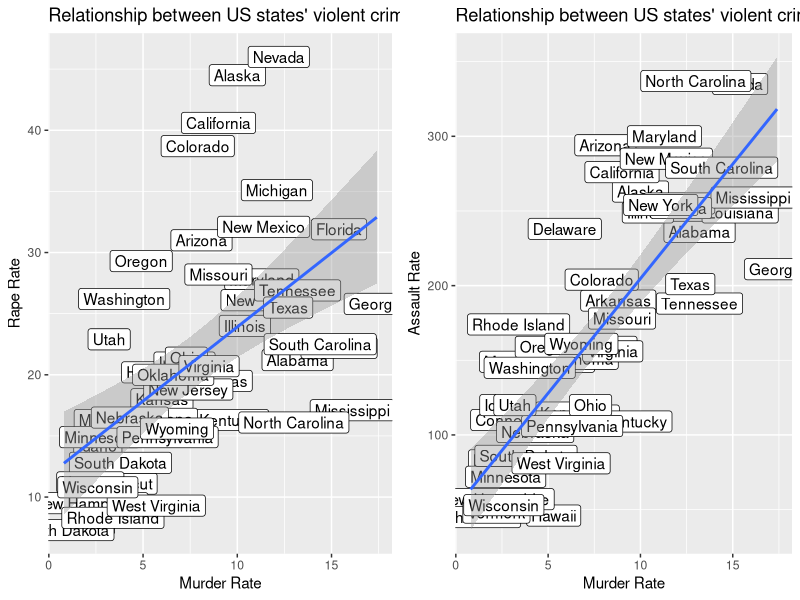
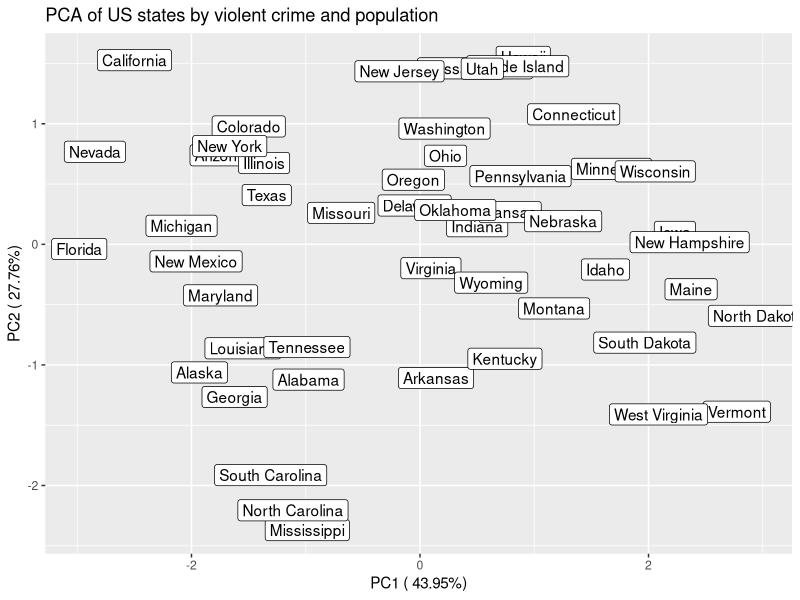
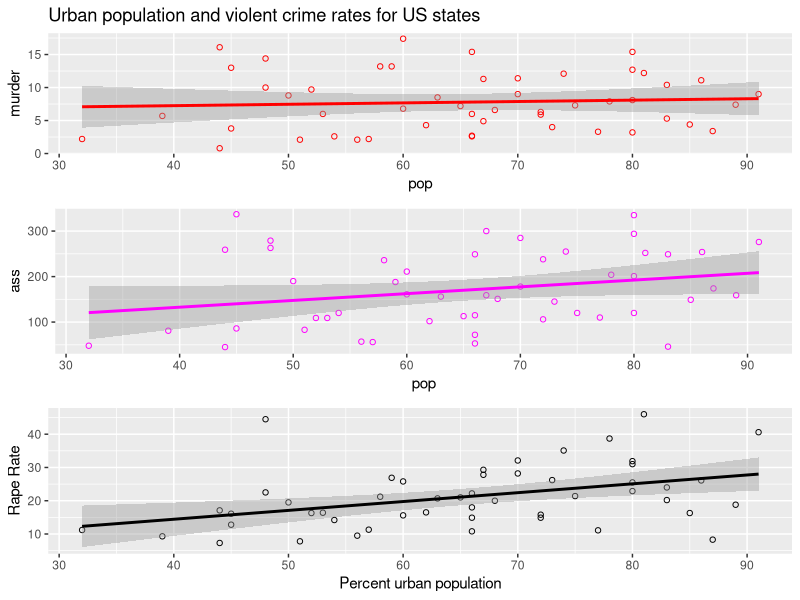

Here is the R script that generated these plots, in order:
## ---- chunk 1
knitr::opts_chunk$set(echo = TRUE)
## ---- chunk 2
library(ggplot2)
library(ggthemes)
library(TeachingDemos)
library(gridExtra)

arrests <- USArrests
murder <- arrests$Murder


z <- ggplot(data=arrests, aes(x=murder,y=arrests$Rape, label=rownames(arrests))) +
  geom_point(shape=1) +
  geom_label() +
  geom_smooth(method=lm) +
  ggtitle("Relationship between US states' violent crime rates") +
  labs(x="Murder Rate",y="Rape Rate") 

q <- ggplot(data=arrests, aes(x=murder,y=arrests$Assault, label=rownames(arrests))) +
  geom_point(shape=1) +
  geom_label() +
  geom_smooth(method=lm) +
  ggtitle("Relationship between US states' violent crime rates") +
  labs(x="Murder Rate",y="Assault Rate")
  
p <- grid.arrange(z, q, ncol=2)
## ---- chunk 3
library(ggfortify)
arrests<-as.data.frame(arrests)
crime_pca<- prcomp(arrests, scale. = TRUE)


df_out <- as.data.frame(crime_pca$x)
df_out$group <- sapply( strsplit(as.character(row.names(arrests)), "_"), "[[", 1 )

percentage <- round(crime_pca$sdev / sum(crime_pca$sdev) * 100, 2)
percentage <- paste( colnames(df_out), "(", paste( as.character(percentage), "%", ")", sep="") )

p2 <- ggplot(df_out,aes(x=PC1,y=PC2,label=rownames(df_out)))+
  geom_point()+
  geom_label()+
  ggtitle("PCA of US states by violent crime and population") +
  xlab(percentage[1]) +
  ylab(percentage[2])
p2

## ---- chunk 4
# If there were more than three types of violent crime in this dataset, I would have tried a for loop to loop through linear models of urban pop % vs the various stats. 
pop <- arrests$UrbanPop
ass <- arrests$Assault
rape <- arrests$Rape


pA <- ggplot(data=arrests, aes(x=pop,y=murder)) +
  geom_point(shape=1, color = "red") +
  geom_smooth(method=lm, color = "red") + 
  ggtitle("Urban population and violent crime rates for US states")

pB <- ggplot(data=arrests, aes(x=pop,y=ass)) +
  geom_point(shape=1, color = "magenta") +
  geom_smooth(method=lm, color = "magenta") 
  

pC <- ggplot(data=arrests, aes(x=pop,y=rape)) +
  geom_point(shape=1, color = "black") +
  geom_smooth(method=lm, color = "black") +
  labs(x="Percent urban population",y="Rape Rate")

p3 <- grid.arrange(pA, pB, pC, ncol=1)
